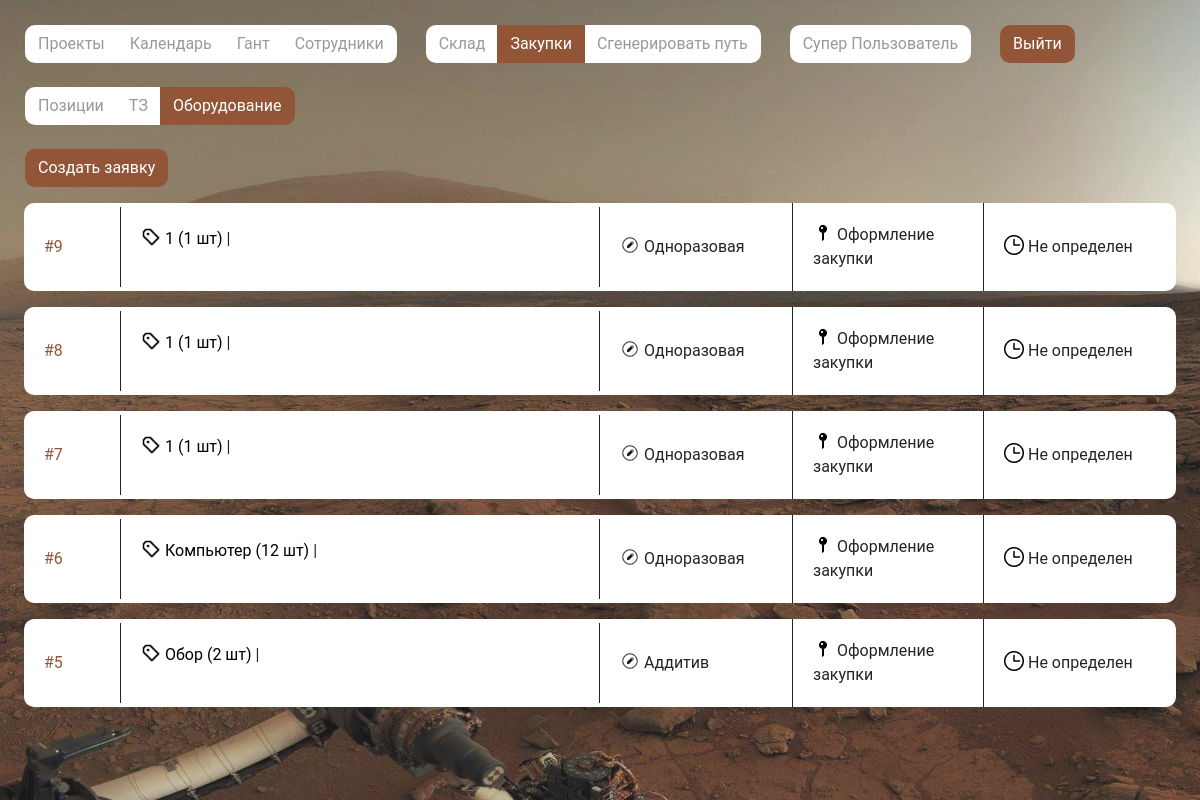
The app's page /mrp/purchase/purchase?type=equipment (signed in) with its own data.
### mrp/models.py (models this page shows, shortened)
class EquipmentApplication(models.Model):
    payment_forms = (
        ('Постоплата', 'Постоплата'),
        ('30/70', '30/70'),
    )
    class Meta:
        db_table = "EquipmentApplications"
        verbose_name = "Заявка на оборудование"
        verbose_name_plural = "Заявки на оборудование"
    purchase_topic = models.ForeignKey(verbose_name="Тема закупки", to="Purchase_topic", on_delete=models.PROTECT)
    creator = models.ForeignKey(verbose_name="Создатель", to=User, on_delete=models.PROTECT, null=True)
    status = models.ForeignKey(verbose_name="Статус", to="Status", on_delete=models.PROTECT)
    payment_form = models.CharField(verbose_name="Оплата", choices=payment_forms, max_length=100)
    provider = models.ForeignKey(to="Provider", verbose_name="Поставщик", on_delete=models.PROTECT)
    deadline = models.DateField(verbose_name="Срок поставки", blank=True, null=True)
    equipment = models.ManyToManyField("Equipment", blank=True, verbose_name="Оборудование")

class Equipment(models.Model):
    class Meta:
        db_table = "Equipments"
        verbose_name = "Оборудование"
        verbose_name_plural = "Оборудование"
    name = models.CharField(verbose_name="Название", max_length=1000)
    quantity = models.IntegerField(verbose_name="Количество")
    link = models.CharField(verbose_name="Ссылка", max_length=1000)

class Purchase_topic(models.Model):
    class Meta:
        db_table = "Purchase topics"
        verbose_name = "Тема закупок"
        verbose_name_plural = "Темы закупок"
    title = models.CharField(verbose_name="Название", max_length=300)
    stage = models.IntegerField(verbose_name="Этап", blank=True)

class Status(models.Model):
    class Meta:
        db_table = "Statuses"
        verbose_name = "Статус"
        verbose_name_plural = "Статусы"
    title = models.CharField(verbose_name="Название", max_length=300)
    def __str__(self) -> str:
        return self.title

### mrp/views.py (the view, shortened to what this page needs)
# urls.py: path('purchase/<str:link>', purchase, name='purchase'),
def purchase(request, link):
    print(request.path)
    link_name = 'purchase'
    if link == "purchase":
        add_link_name = "add_application"
        print(link_name)
        user_info = {
            "AddLab": request.user.groups.filter(name='AddLab').exists() if request.user.is_authenticated else False,
            "CaramLab": request.user.groups.filter(name='Ceramist').exists() if request.user.is_authenticated else False,
            "PurS": request.user.groups.filter(name='purchasing_specialist').exists() if request.user.is_authenticated else False,
            "CanAddPath": request.user.groups.filter(name='adder_path').exists() if request.user.is_authenticated else False,
        }
        '''
        Функция отображения заявок на закупки
        По GET-запросу передается какой тип заявок отображать (по позициям (appl), по ТЗ (technical_specification), по оборудованию (equipment))
        '''
        types = request.GET.get("type", "appl")
        topics = Purchase_topic.objects.all()
        statuses = Status.objects.all()
        nav_state = {"projects": "",
                    "hant": "",
                    "calendar": "",
                    "employees": "",
                    "warehouse": "",
                    "purchase":  "active"
                    }
        if types == "appl":
            data = {
                "nav": nav_state,
                "appl": applications,
                "units": units,
                "status": statuses,
                "objects": obj_for_add,
                "topics": topics,
                "user_info": user_info,
                "units_by_obj": units_by_obj,
                "link_name": link_name,
                "add_link_name": add_link_name
            }
            return render(request, "purchase.html", data)
        elif types == "equipment":
            applications = EquipmentApplication.objects.all().order_by("-id")
            equipment = Equipment.objects.all()
            data = {
                "nav": nav_state,
                "appl": applications,
                "objects": equipment,
                "status": statuses,
                "topics": topics,
                "user_info": user_info,
                "link_name": link_name,
                "add_link_name": add_link_name,
            }
            return render(request, "purchase_e.html", data)

### mrp/models.py (called while the page is built)
    def __str__(self) -> str:
        return self.name

### templates/purchase_e.html (shortened to what this page needs)
{% extends "base.html" %}{% load static %}{% block content %}
<br>
<div class="btn-group mt-4" role="group" aria-label="Basic example">
  <a href="{% url "purchase" link_name %}" class="btn btn-custom">Позиции</a>
  <a href="{% url "purchase" link_name %}?type=technical_specification" class="btn btn-custom">ТЗ</a>
  <a href="{% url "purchase" link_name %}?type=equipment" class="btn btn-custom active">Оборудование</a>
</div>
<br>
<div class="btn-group mt-4" role="group" aria-label="Basic example">
  <a class="btn btn-custom active" alt="Добавить проект" id="myBtn">Создать заявку</a>
</div>
{% for a in appl %}
{% if a.status.id != 5 %}
<div class="card mt-3 mr-4 ml-4" style="max-width: 100%; width: auto">
  <div class="row no-gutters d-flex align-items-center" style="width: 100%">
    <div class="col-md-1" style="color: #925537">
      <div class="card-body">
        <a class="card-text" data-toggle="collapse" {% if user_info.PurS %} href="#collapseInf{{a.id}}" role="button" aria-expanded="false" aria-controls="collapseExample"{% endif %} style="color: #925537">#{{a.id}}</a>
      </div>
    </div>
    <div
      class="col-md-5"
      style="border-right: 1px solid; border-left: 1px solid"
    >
      <div class="card-body" style="">
        <p class="card-text"><img src="{% static "img/bx_purchase-tag-alt.png" %}"
          width="20" height="20" alt="Оплата:">
          {% for p in a.equipment.all %} <a href="{{p.link}}">{{p.name}} ({{p.quantity}} шт)</a> | {% endfor %}
        </p>
      </div>
    </div>
    <div class="col-md-2">
      <div class="card-body">
        <p class="card-text"><img src="{% static "img/material-symbols-light_draft-orders.png" %}"
          width="20" height="20" alt="Тема:"> {{a.purchase_topic.title}}</p>
      </div>
    </div>
    <div
      class="col-md-2"
      style="border-right: 1px solid; border-left: 1px solid"
    >
      <div class="card-body">
        <p class="card-text {% if a.status.id == 6 %} zq {% endif %}"><img src="{% static "img/dashicons_post-status.png" %}"
          width="20" height="20" alt="Статус:"> {{a.status}}</p>
      </div>
    </div>
    <div class="col-md-2">
      <div class="card-body">
        <p class="card-text">
          <img src="{% static "img/Vector.png" %}"
          width="20" height="20" alt="Примерная дата поставки:"> {% if a.deadline %}{{a.deadline | date:"d.m.Y"}} {% else %}Не
          определен{% endif %}
        </p>
      </div>
    </div>
  </div>
</div>
{% endif %}
{% endfor %}
{% endblock content %}

### templates/inc/_nav.html (shortened to what this page needs)
<div class="container mt-0 mr-0 ml-0" style="padding: 0">
  {% if user_info.AddLab %}
  <div class="btn-group" role="group" aria-label="Basic example">
    <a href="{% url "projects" %}" type="button" class="btn btn-custom {{nav.projects}}">Проекты</a>
    <a href="{% url "calendar" %}" type="button" class="btn btn-custom {{nav.calendar}}">Календарь</a>
    <a href="{% url "gantt" %}" type="button" class="btn btn-custom {{nav.hant}}">Гант</a>
    <a href="{% url "staff" %}" type="button" class="btn btn-custom {{nav.employees}}">Сотрудники</a>
  </div>
  <div class="btn-group" role="group" aria-label="Basic example">
    <a href="{% url "warehouse" %}" type="button" class="btn btn-custom {{nav.warehouse}}">Склад</a>
    <a href="{% url "purchase" "purchase"%}" type="button" class="btn btn-custom {{nav.purchase}}">Закупки</a>
    {% if user_info.CanAddPath %}
    <a href="{% url "gen_path" %}" type="button" class="btn btn-custom">Сгенерировать путь</a>
    {% endif %}
  </div>
  {% endif %}
  {% if user.is_authenticated %}
  <div class="btn-group" role="group" aria-label="Basic example">
  <a class="btn btn-custom">{{ user.first_name }} {{ user.last_name }} </a>
  </div>
  {% endif %}
  <div class="btn-group" role="group" aria-label="Basic example">
  {% if user.is_authenticated %}
  <form method="post" action="{% url 'logout' %}">
    <button type="submit" class="btn btn-custom active">Выйти</button>
  </form>
  {% else %}
  <form method="post" action="{% url 'login' %}">
    {% csrf_token %}
    <button type="submit" class="btn btn-custom active">Войти</button>
  </form>
  {% endif %}
</div>

### add_crm/static/css/main.css (style rules this page uses)
* { box-sizing: border-box; font-family: 'Roboto', sans-serif; list-style: none; margin: 0; outline: none; padding: 0; }
body { margin: 0; padding: 0; overflow-y: scroll; }
a { color: #000000; }
.btn-custom { border-radius: 10px; }
.btn-custom.active { background-color: #925537; color: white; }
.btn-custom:not(.active) { background-color: white; color: #50505095; }
.container, .container-md, .container-sm { max-width: 1512px; }
.btn-group { margin-left: 25px; margin-top: 25px; }
.card { position: relative; width: 100%; max-width: 360px; display: flex; padding: 0 0 0 0; flex-direction: column; align-items: center; border-radius: 10px !important; border: 0 !important; background: #FFF; align-self: stretch; margin-right: 50px; }
.containereg:before, .container:after { content: ""; display: block; clear: both; }
:root { --white: #fff; --divider: lightgrey; --body: #f5f7f8; }

### records on screen
EquipmentApplication: id "9", purchase_topic "Одноразовая", status "Оформление закупки", shows "Не определен"
Equipment: name "1", quantity "1"
EquipmentApplication: id "8", purchase_topic "Одноразовая", status "Оформление закупки", shows "Не определен"
Equipment: name "1", quantity "1"
EquipmentApplication: id "7", purchase_topic "Одноразовая", status "Оформление закупки", shows "Не определен"
Equipment: name "1", quantity "1"
EquipmentApplication: id "6", purchase_topic "Одноразовая", status "Оформление закупки", shows "Не определен"
Equipment: name "Компьютер", quantity "12"
EquipmentApplication: id "5", purchase_topic "Аддитив", status "Оформление закупки", shows "Не определен"
Equipment: name "Обор", quantity "2"

### other values on screen
{{ user.first_name }} "Супер"
{{ user.last_name }} "Пользователь"
